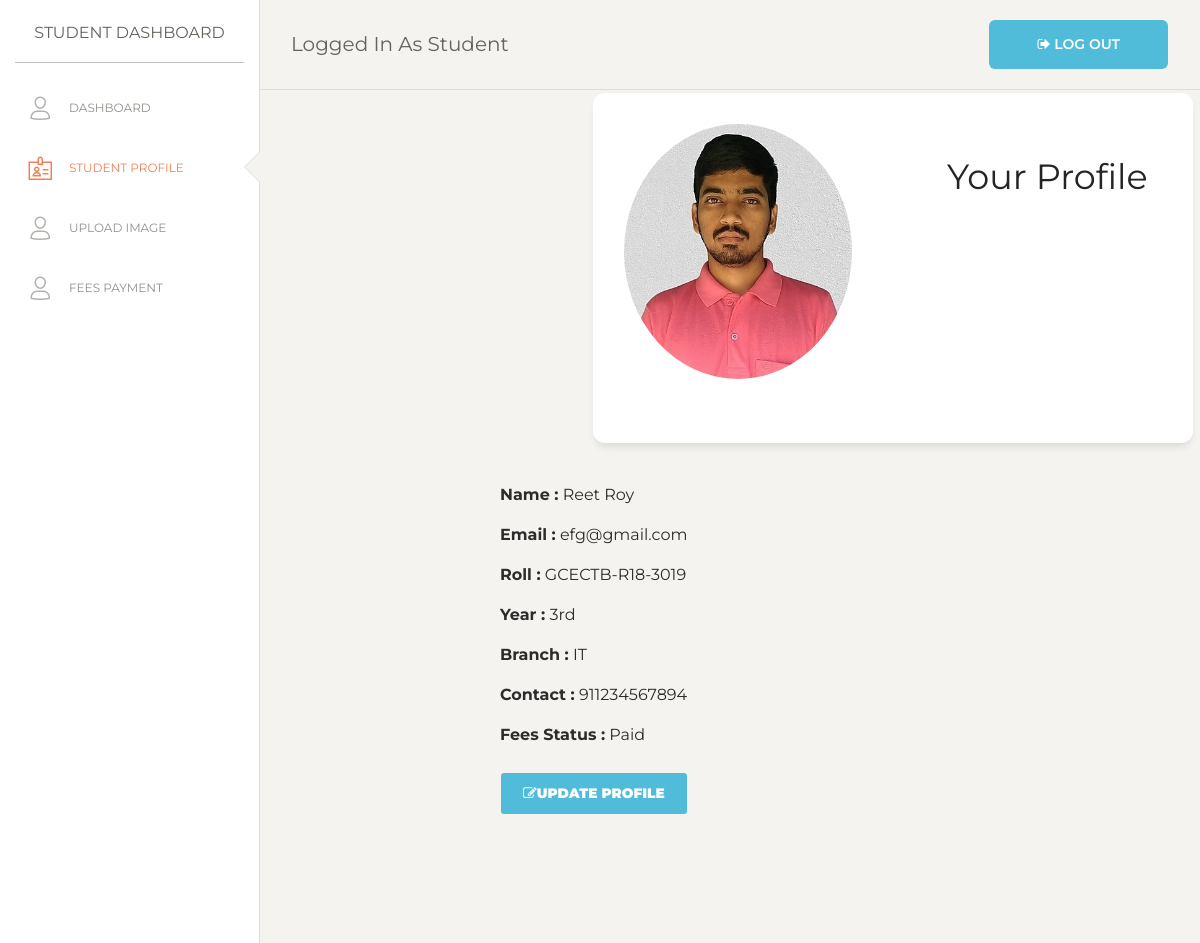
/student_profile (signed in), run on the app's committed database.
### app.py (models this page shows, shortened)
class Applicants(db.Model):
    id = db.Column("id", db.Integer, primary_key=True)
    s_name = db.Column(db.String(30), nullable=False)
    email = db.Column(db.String(50), unique=True)
    password = db.Column(db.String(30), nullable=False)
    g_name = db.Column(db.String(30), nullable=False)
    address = db.Column(db.String(100), nullable=False)
    distance = db.Column(db.Integer, nullable=False)
    state = db.Column(db.String(30), nullable=False)
    roll = db.Column(db.String(30), unique=True)
    dept = db.Column(db.String(10), nullable=False)
    income = db.Column(db.Integer, nullable=False)
    year = db.Column(db.String(10), nullable=False)
    contact = db.Column(db.String(10), nullable=False)
    status = db.Column(db.String(10), nullable=False)
    fees_status = db.Column(db.String(10), nullable=False)
    image_file = db.Column(db.String(20), nullable=False)

### app.py (the view)
@app.route("/student_profile")
def student_profile():
    if "email" in session:
        email = session["email"]
        user = Applicants.query.filter_by(email=email).first()
        return render_template("student_profile.html", user=user)
    else:
        flash("You are not logged in", "error")
        return render_template("login.html")

### templates/student_profile.html (shortened to what this page needs)
{% extends 'student.html' %}
{% block style %}
<div class="sidebar-wrapper">
  <ul class="nav">
    <li>
      <a href="/student_dashboard">
        <i class="nc-icon nc-single-02"></i>
        <p>Dashboard</p>
      </a>
    </li>
    <li class="active">
      <a href="/student_profile">
        <i class="nc-icon nc-badge"></i>
        <p>Student Profile</p>
      </a>
    </li>
    <li >
      <a href="/student_upload_image">
        <i class="nc-icon nc-single-02"></i>
        <p>Upload Image</p>
      </a>
    </li>
    <li >
        <a href="/student_fees_payment">
          <i class="nc-icon nc-single-02"></i>
          <p>Fees Payment</p>
        </a>
      </li>
  </ul>
</div>
{% endblock %}
{% block body %}
<div class="content">
  <div class="row">
    <div class="col-lg-4 col-md-8 col-sm-8 mx-auto">
      <div class="card card-stats" style="width:600px; height:350px;">
        <div class="card-body " >
          <div class="">
            <div class="content-section">
                  <div class="media">
                    <img class="rounded-circle account-img" src="profile_pics/{{user.image_file}}" style="height: 40%; width:40% ; margin: 1rem;">
                    <div class="media-body " >
                      <h2 class="account-heading ml-5 mt-5 text-center" >Your Profile</h2>
                    </div>
                  </div>
            </div>
          </div>
        </div>
      </div>
    </div>
  </div>
  <div class="card-body"
    style="font-size:medium; font-weight: 400; max-width: 500px; text-align: left; align-items: left; margin-left: auto; margin-right: auto;">
    <div class="align-left" style=" max-width: 450px;">
      <p><b>Name :</b> {{user.s_name}}</p>
      <p><b>Email :</b> {{user.email}}</p>
      <p><b>Roll :</b> {{user.roll}}</p>
      <p><b>Year :</b> {{user.year}}</p>
      <p><b>Branch :</b> {{user.dept}}</p>
      <p><b>Contact :</b> {{user.contact}}</p>
      <p><b>Fees Status :</b> {{user.fees_status}}</p>
      <a  href="/student/update_profile"class="btn btn-info btn-md "><span class="fa fa-edit"></span><b>Update Profile</b></a>
    </div>
  </div>
</div>
<br>
<footer class="footer footer-black  footer-white ">
</footer>
</div>
</div>
{% endblock %}

### data on the page
Applicants: image_file (picture), s_name "Reet Roy", email "efg@gmail.com", roll "GCECTB-R18-3019", year "3rd", dept "IT", contact "911234567894", fees_status "Paid"
